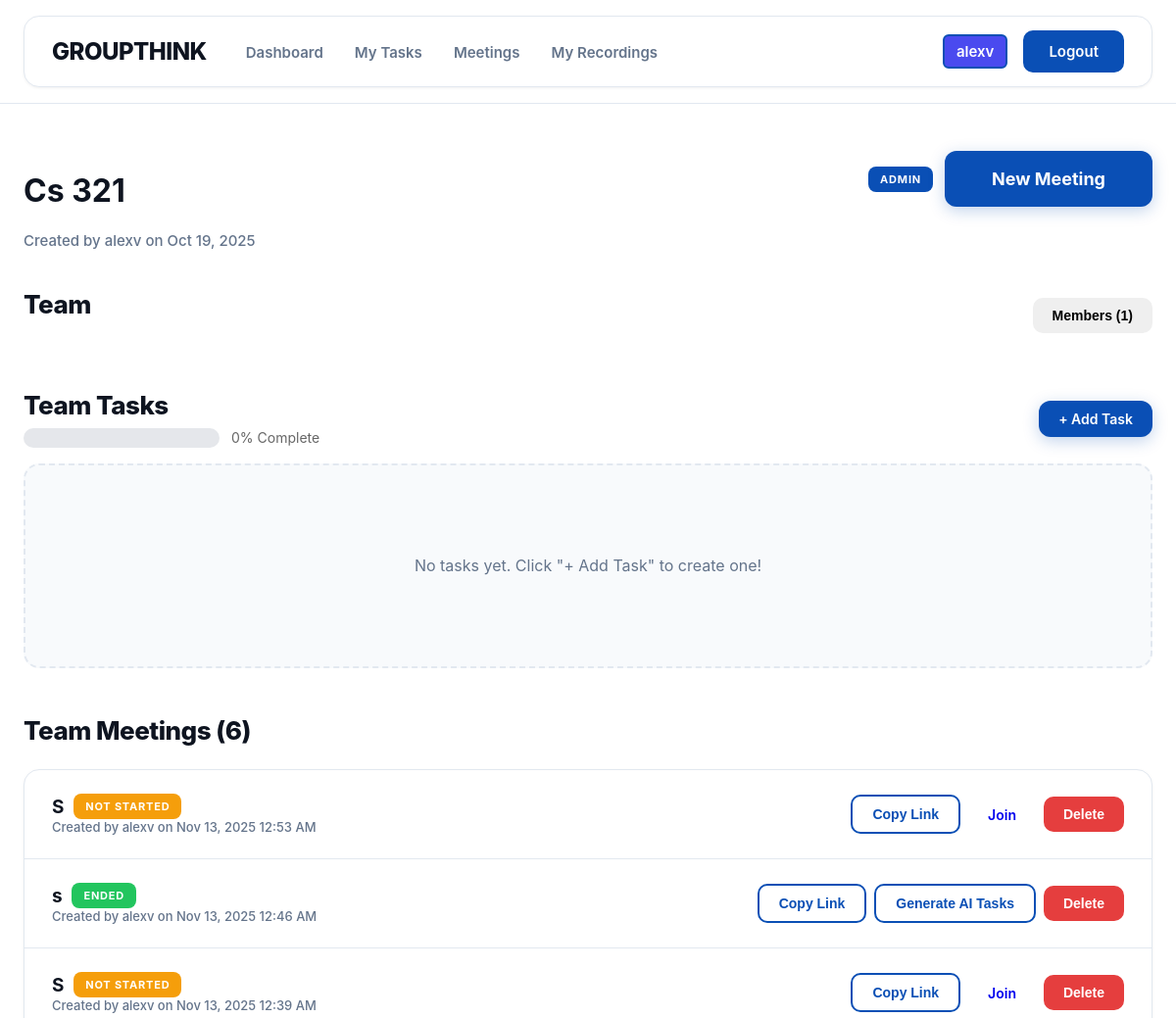
Page /workspace/1/ (signed in, upper part) on the earlier database version.
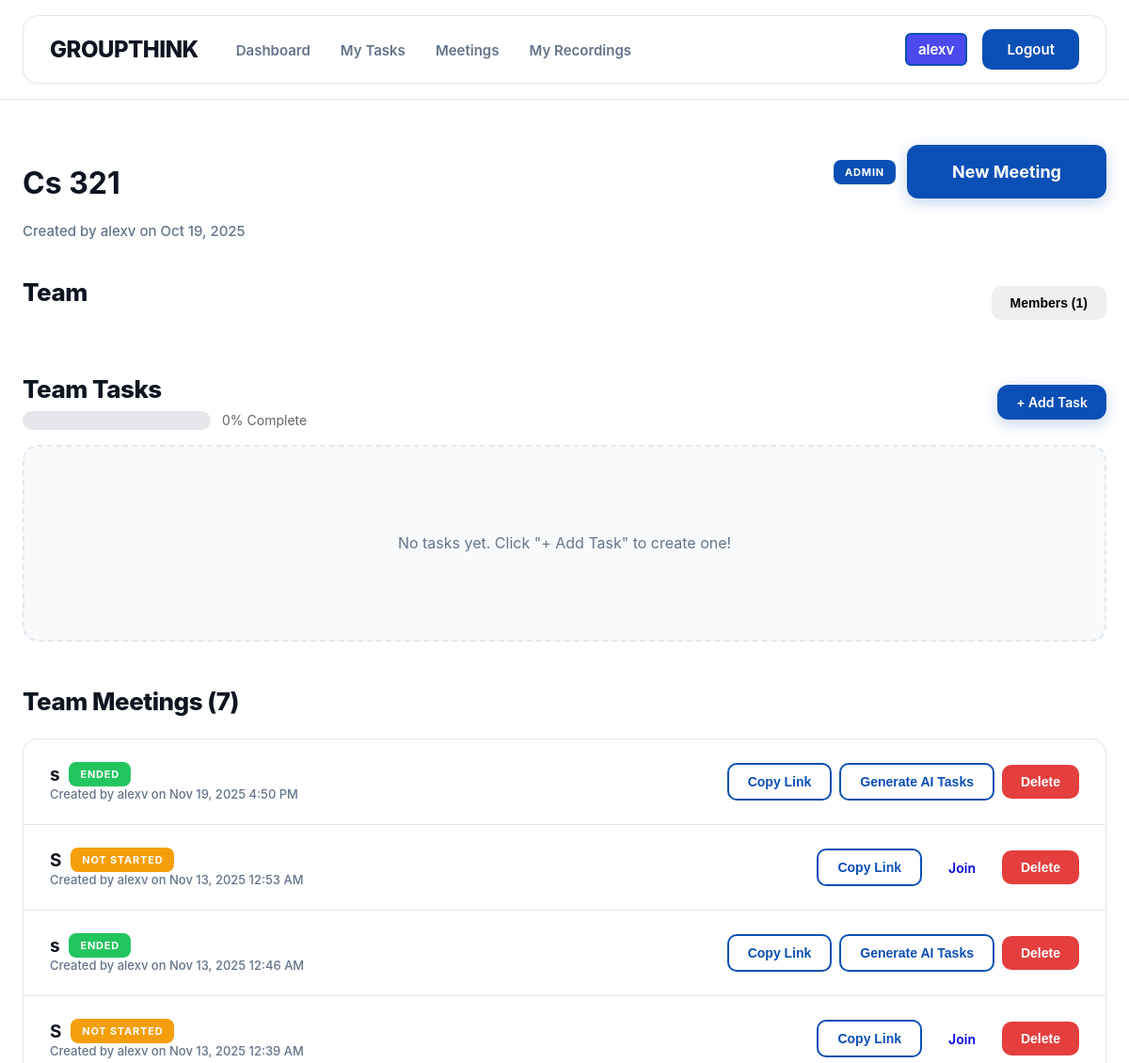
Same page on the later database version.
### home/models.py (models this page shows, shortened)
class UserProfile(models.Model):
    user = models.OneToOneField(User, on_delete=models.CASCADE, related_name='profile')
    display_name = models.CharField(max_length=100)
    email_verified = models.BooleanField(default=False)
    verification_token = models.CharField(max_length=100, blank=True, null=True)
    created_at = models.DateTimeField(auto_now_add=True)
    updated_at = models.DateTimeField(auto_now=True)

class Workspace(models.Model):
    name = models.CharField(max_length=100)
    created_by = models.ForeignKey(User, on_delete=models.CASCADE, related_name='owned_workspaces')
    invite_code = models.CharField(max_length=20, unique=True, blank=True)
    code_visible_to_members = models.BooleanField(default=False)  # Admin controls code visibility
    created_at = models.DateTimeField(auto_now_add=True)
    updated_at = models.DateTimeField(auto_now=True)
    def get_task_completion_percentage(self):
        total_tasks = self.tasks.count()
        if total_tasks == 0:
            return 0
        completed_tasks = self.tasks.filter(status='done').count()
        return int((completed_tasks / total_tasks) * 100)

class Meeting(models.Model):
    STATUS_CHOICES = [
        ('not_started', 'Not Started'),
        ('live', 'Live'),
        ('ended', 'Ended'),
    ]
    title = models.CharField(max_length=100)
    room_name = models.CharField(max_length=100, unique=True)
    created_by = models.ForeignKey(User, on_delete=models.CASCADE, related_name='created_meetings', null=True, blank=True)
    workspace = models.ForeignKey(Workspace, on_delete=models.CASCADE, related_name='meetings', null=True, blank=True)
    status = models.CharField(max_length=20, choices=STATUS_CHOICES, default='not_started')
    started_at = models.DateTimeField(null=True, blank=True)
    ended_at = models.DateTimeField(null=True, blank=True)
    recording_url = models.URLField(max_length=500, blank=True, null=True)
    created_at = models.DateTimeField(auto_now_add=True)
    participants = models.ManyToManyField(settings.AUTH_USER_MODEL, related_name='meetings_participating',
        blank=True,)

### home/views.py (the view)
# urls.py: path('workspace/<int:workspace_id>/', views.workspace_detail, name='workspace_detail'),
@login_required
def workspace_detail(request, workspace_id):
    workspace = get_object_or_404(Workspace, id=workspace_id)
    membership = WorkspaceMembership.objects.filter(user=request.user, workspace=workspace).first()
    if not membership:
        messages.error(request, 'You do not have access to this workspace.')
        return redirect('dashboard')
    meetings = workspace.meetings.all().order_by('-created_at')
    members = workspace.memberships.select_related('user', 'user__profile').all()
    context = {
        'workspace': workspace,
        'membership': membership,
        'meetings': meetings,
        'members': members,
    }
    return render(request, 'home/workspace_detail.html', context)

### home/templates/home/workspace_detail.html (shortened to what this page needs)
{% extends 'home/base.html' %}
{% block content %}
<main class="dashboard-container">
  <div class="workspace-detail-header">
    <div>
      <h1>{{ workspace.name }}</h1>
      <p class="workspace-meta">
        Created by {{ workspace.created_by.profile.display_name }} on {{ workspace.created_at|date:"M d, Y" }}
      </p>
    </div>
    <div class="workspace-actions">
      {% if membership.role == 'admin' %}
      <span class="badge badge-owner">Admin</span>
      {% endif %}
      <a href="{% url 'create_meeting' %}" class="btn btn-primary">New Meeting</a>
    </div>
  </div>
  <section class="workspace-section">
    <div style="display:flex; justify-content:space-between; align-items:center;">
      <h2>Team</h2>
      <div>
        <button id="members-btn" class="btn btn-small">Members ({{ members.count }})</button>
      </div>
    </div>
  </section>
  <section class="workspace-section">
    <div style="display: flex; justify-content: space-between; align-items: center; margin-bottom: 16px;">
      <div>
        <h2 style="margin: 0;">Team Tasks</h2>
        <div style="display: flex; align-items: center; gap: 12px; margin-top: 8px;">
          <div style="width: 200px; height: 20px; background: #e5e7eb; border-radius: 10px; overflow: hidden;">
          </div>
          <span style="font-size: 14px; color: #666;">{{ workspace.get_task_completion_percentage }}% Complete</span>
        </div>
      </div>
      {% if membership.role == 'admin' %}
      <a href="{% url 'create_task' workspace.id %}" class="btn btn-small btn-primary">+ Add Task</a>
      {% endif %}
    </div>
    {% if workspace.tasks.all %}
    <div style="display: flex; flex-direction: column; gap: 12px; margin-bottom: 24px;">
      {% for task in workspace.tasks.all %}
      <div class="workspace-card" style="display: flex; justify-content: space-between; align-items: center;">
        <div style="flex: 1;">
          <div style="display: flex; align-items: center; gap: 12px; margin-bottom: 8px;">
            <h3 style="margin: 0; font-size: 16px;">{{ task.title }}</h3>
            {% if task.status == 'todo' %}
              <span class="badge" style="background: #f59e0b; color: white;">To Do</span>
            {% elif task.status == 'in_progress' %}
              <span class="badge" style="background: #3b82f6; color: white;">In Progress</span>
            {% else %}
              <span class="badge" style="background: #22c55e; color: white;">Done</span>
            {% endif %}
          </div>
          {% if task.description %}
            <p style="color: #666; margin: 0 0 4px 0; font-size: 14px;">{{ task.description }}</p>
          {% endif %}
          <p style="color: #666; margin: 0; font-size: 13px;">
            {% if task.assigned_to %}
              Assigned to: {{ task.assigned_to.profile.display_name }}
            {% else %}
              Unassigned
            {% endif %}
            | Created by: {{ task.created_by.profile.display_name }}
          </p>
          {% if task.due_date %}
            <p style="color: #666; margin: 4px 0 0 0; font-size: 13px;">Due: {{ task.due_date|date:"M d, Y" }}</p>
          {% endif %}
        </div>
        <div style="display: flex; gap: 8px;">
          {% if task.assigned_to == user and task.status != 'done' %}
            <form method="post" action="{% url 'update_task_status' task.id %}" style="margin: 0;">
              {% csrf_token %}
              {% if task.status == 'todo' %}
                <input type="hidden" name="status" value="in_progress">
                <button type="submit" class="btn btn-small" style="background: #3b82f6; color: white;">Start</button>
              {% else %}
                <input type="hidden" name="status" value="done">
                <button type="submit" class="btn btn-small" style="background: #22c55e; color: white;">Complete</button>
              {% endif %}
            </form>
          {% endif %}
          {% if membership.role == 'admin' or task.created_by == user %}
            <form method="post" action="{% url 'delete_task' task.id %}" style="margin: 0;" onsubmit="return confirm('Are you sure you want to delete this task?');">
              {% csrf_token %}
              <button type="submit" class="btn btn-small" style="background: #e53e3e; color: white;">Delete</button>
            </form>
          {% endif %}
        </div>
      </div>
      {% endfor %}
    </div>
    {% with my_team_tasks=workspace.tasks.all|dictsort:"assigned_to" %}
      {% if my_team_tasks %}
        <h3 style="margin-bottom: 12px;">My Team Tasks</h3>
        <div style="display: flex; flex-direction: column; gap: 12px;">
          {% for task in my_team_tasks %}
            {% if task.assigned_to == user %}
            <div class="workspace-card" style="background: #f0f9ff; border-left: 4px solid #3b82f6;">
              <div style="display: flex; align-items: center; gap: 12px; margin-bottom: 8px;">
                <h4 style="margin: 0; font-size: 15px;">{{ task.title }}</h4>
                {% if task.status == 'todo' %}
                  <span class="badge" style="background: #f59e0b; color: white; font-size: 12px;">To Do</span>
                {% elif task.status == 'in_progress' %}
                  <span class="badge" style="background: #3b82f6; color: white; font-size: 12px;">In Progress</span>
                {% else %}
                  <span class="badge" style="background: #22c55e; color: white; font-size: 12px;">Done</span>
                {% endif %}
              </div>
              {% if task.description %}
                <p style="color: #666; margin: 0; font-size: 14px;">{{ task.description }}</p>
              {% endif %}
            </div>
            {% endif %}
          {% endfor %}
        </div>
      {% endif %}
    {% endwith %}
    {% else %}
    <div class="empty-state">
      <p>No tasks yet. {% if membership.role == 'admin' %}Click "+ Add Task" to create one!{% else %}Admins can create tasks for the team.{% endif %}</p>
    </div>
    {% endif %}
  </section>
  <section class="workspace-section">
    <h2>Team Meetings ({{ meetings.count }})</h2>
    {% if meetings %}
    <div class="meetings-list">
      {% for meeting in meetings %}
      <div class="meeting-item">
        <div style="flex: 1;">
          <div style="display: flex; align-items: center; gap: 10px;">
            <h3 style="margin: 0;">{{ meeting.title }}</h3>
            {% if meeting.status == 'live' %}
              <span class="badge" style="background: #e53e3e; color: white;">● LIVE</span>
            {% elif meeting.status == 'ended' %}
              <span class="badge" style="background: #22c55e; color: white;">Ended</span>
            {% else %}
              <span class="badge" style="background: #f59e0b; color: white;">Not Started</span>
            {% endif %}
          </div>
          <p class="meeting-meta">
            Created by {{ meeting.created_by.profile.display_name }} on {{ meeting.created_at|date:"M d, Y g:i A" }}
          </p>
        </div>
        <div style="display: flex; gap: 8px; align-items: center;">
          <button onclick="copyMeetingLink('{{ meeting.room_name }}')" class="btn btn-small btn-secondary">Copy Link</button>
          {% if meeting.status != 'ended' %}
            {% if meeting.room_name %}
              <a href="{% url 'join_meeting' meeting.room_name %}" class="btn btn-small">Join</a>
            {% endif %}
          {% endif %}
          {% if meeting.status == 'ended' %}
            {% if membership.role == 'admin' or meeting.created_by == user %}
              <form method="post" action="{% url 'generate_tasks_from_meeting' meeting.id %}" style="margin: 0;">
                <button type="submit" class="btn btn-small btn-secondary">
                  Generate AI Tasks
                </button>
              </form>
            {% endif %}
          {% endif %}
          {% if membership.role == 'admin' or meeting.created_by == user %}
            <form method="post" action="{% url 'delete_meeting' meeting.id %}" style="margin: 0;">
              <button type="submit" class="btn btn-small" style="background: #e53e3e; color: white;" onclick="return confirm('Delete this meeting?')">Delete</button>
            </form>
          {% endif %}
        </div>
      </div>
      {% endfor %}
    </div>
    {% else %}
    <div class="empty-state">
      <p>No meetings yet. Create one to get started!</p>
    </div>
    {% endif %}
  </section>
</main>
{% endblock %}

### home/templates/home/base.html (shortened to what this page needs)
{% load static %}
<!DOCTYPE html>
<html lang="en">
<head>
  <link rel="stylesheet" href="{% static 'styles.css' %}">
</head>
<body>
  <nav class="nav-wrap">
    <div class="nav">
      <a href="{% url 'index' %}" class="brand" style="text-decoration: none; color: inherit;">GROUPTHINK</a>
      <ul class="links">
        {% if user.is_authenticated %}
        <li><a href="{% url 'dashboard' %}">Dashboard</a></li>
        <li><a href="{% url 'my_tasks' %}">My Tasks</a></li>
        <li><a href="{% url 'create_meeting' %}">Meetings</a></li>
        <li><a href="{% url 'my_recordings' %}">My Recordings</a></li>
        {% endif %}
      </ul>
      {% if user.is_authenticated %}
      <div style="margin-left: auto; display: flex; align-items: center; gap: 16px;">
        <a href="{% url 'profile' %}" class="btn btn-login"
           style="background: #4a4aef; padding: 6px 12px; border-radius: 6px; text-decoration: none; color: #fff; font-weight: 600;">
          {{ user.profile.display_name }}
        </a>
        <a class="btn btn-login" href="{% url 'logout' %}">Logout</a>
      </div>
      {% else %}
      <a class="btn btn-login" href="{% url 'login' %}">Login</a>
      {% endif %}
    </div>
  </nav>
    {% block content %}
    {% endblock %}
</body>

### home/static/styles.css (style rules this page uses)
:root { --bg: #ffffff; --bg-secondary: #f8fafc; --text: #0e1420; --muted: #64748b; --brand: #0a4fb5; --brand-dark: #073a87; --brand-light: #2563eb; --ringA: #e2e8f0; --ringB: #dbeafe; --shadow-sm: 0 1px 3px rgba(0, 0, 0, 0.06); --shadow-md: 0 4px 14px rgba(0, 0, 0, 0.08); --shadow-lg: 0 10px 30px rgba(0, 0, 0, 0.12); }
* { box-sizing:border-box; }
html,body { height:100%; }
body { margin:0; font-family: 'Inter', system-ui, -apple-system, Segoe UI, Roboto, "Helvetica Neue", Arial, sans-serif; color:var(--text); background:var(--bg); -webkit-font-smoothing: antialiased; }
.nav-wrap { position:sticky; top:0; z-index:10; padding:16px 24px; background: rgba(255, 255, 255, 0.9); backdrop-filter: blur(12px); border-bottom: 1px solid var(--ringA); }
.nav { max-width:1280px; margin:0 auto; background:#fff; color:var(--text); display:flex; align-items:center; gap:40px; padding:14px 28px; border-radius:16px; box-shadow: var(--shadow-sm); border: 1px solid var(--ringA); }
.brand { font-weight:800; letter-spacing:-0.5px; font-size:24px; color:var(--brand); transition: opacity 0.2s; }
.links { display:flex; align-items:center; gap:32px; list-style:none; margin:0; padding:0; }
.links a { text-decoration:none; color:var(--muted); font-weight:600; font-size:15px; transition: color 0.2s; position: relative; }
.links a::after { content: ''; position: absolute; bottom: -4px; left: 0; width: 0; height: 2px; background: var(--brand); transition: width 0.3s ease; }
.btn { display:inline-flex; align-items:center; justify-content:center; padding:10px 24px; border-radius:10px; text-decoration:none; font-weight:600; font-size:15px; border:none; transition: all 0.2s ease; cursor: pointer; }
.btn-login { margin-left:auto; background:var(--brand); color:#fff; border: 2px solid var(--brand); }
.btn-primary { background:var(--brand); color:#fff; border:none; padding:18px 48px; font-size:18px; font-weight:700; border-radius:12px; box-shadow: 0 4px 16px rgba(10,79,181,.25); transition: all 0.3s ease; }
.dashboard-container { max-width: 1280px; margin: 0 auto; padding: 48px 24px; }
.btn-secondary { background: #fff; color: var(--brand); border: 2px solid var(--brand); transition: all 0.2s; }
.btn-small { padding: 10px 20px; font-size: 14px; font-weight: 600; }
.badge { display: inline-block; padding: 6px 12px; border-radius: 8px; font-size: 11px; font-weight: 700; text-transform: uppercase; letter-spacing: 0.8px; }
.badge-owner { background: var(--brand); color: #fff; }
.empty-state { text-align: center; padding: 80px 20px; color: var(--muted); background: var(--bg-secondary); border-radius: 16px; border: 2px dashed var(--ringA); }
.empty-state p { margin: 10px 0; font-size: 16px; line-height: 1.6; }
.workspace-detail-header { display: flex; justify-content: space-between; align-items: flex-start; margin-bottom: 40px; flex-wrap: wrap; gap: 24px; }
.workspace-meta { color: var(--muted); font-size: 15px; margin: 8px 0 0 0; font-weight: 500; }
.workspace-actions { display: flex; gap: 12px; align-items: center; }
.workspace-section { margin-bottom: 48px; }
.workspace-section h2 { margin: 0 0 24px 0; font-size: 26px; font-weight: 800; letter-spacing: -0.5px; }
.meetings-list { background: #fff; border: 1px solid var(--ringA); border-radius: 16px; overflow: hidden; box-shadow: var(--shadow-sm); }
.meeting-item { display: flex; justify-content: space-between; align-items: center; padding: 24px 28px; border-bottom: 1px solid var(--ringA); transition: background 0.2s; }
.meeting-item h3 { margin: 0 0 6px 0; font-size: 19px; font-weight: 700; letter-spacing: -0.2px; }
.meeting-meta { margin: 0; color: var(--muted); font-size: 13px; font-weight: 500; }

Differences in the rows shown:
added Meeting: title "s", status "ENDED", created_by.profile.display_name "alexv", created_at "Nov 19, 2025 4:50 PM"
Other differences:
{{ meetings.count }}: "6" → "7"
